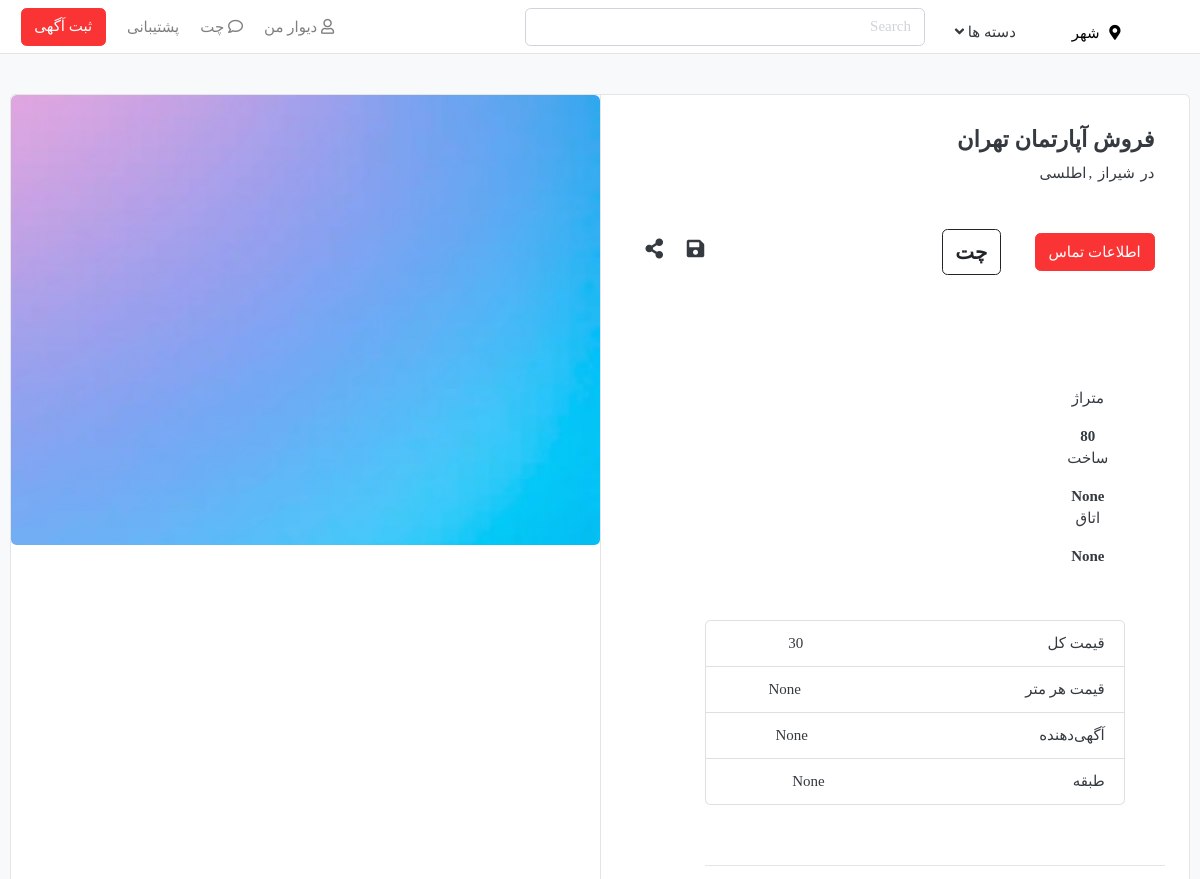
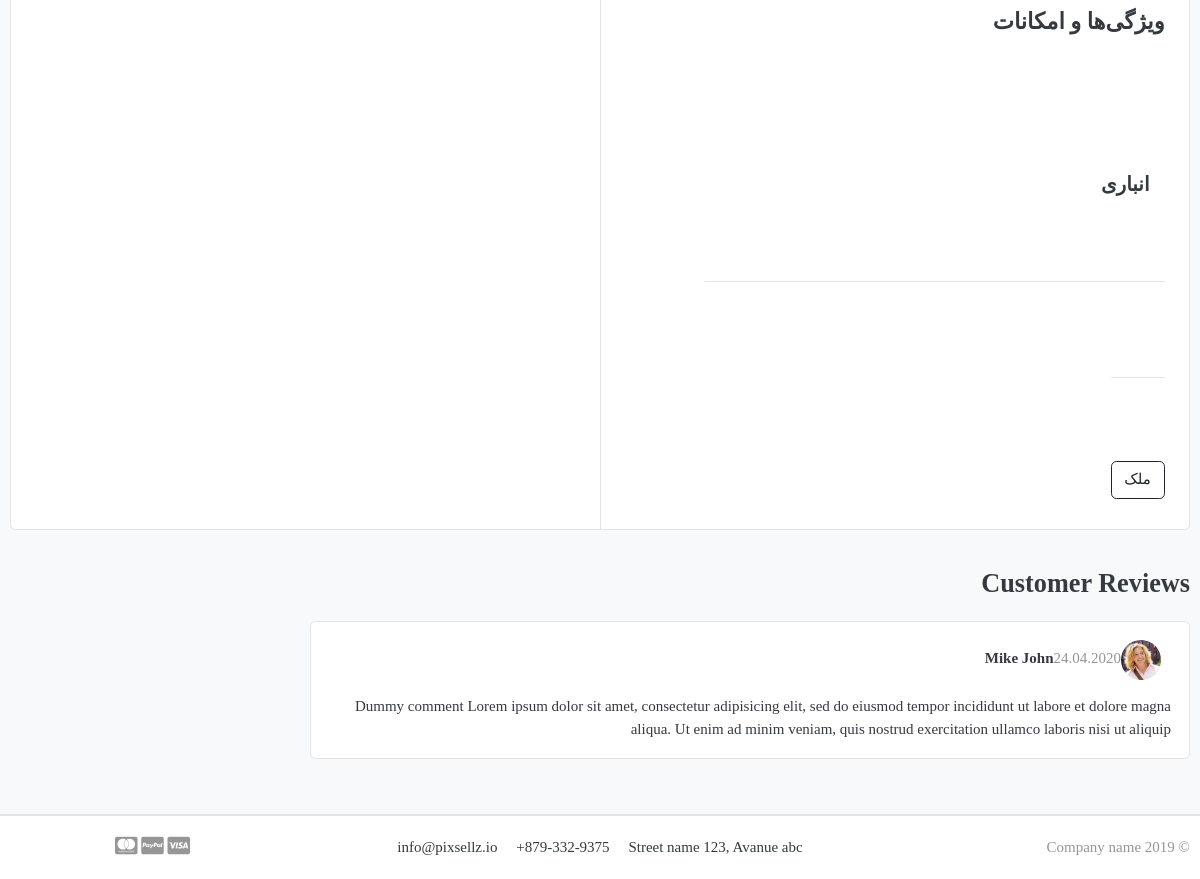
Page /CommericalDetail/37/ on the committed database (2 pictures, top to bottom).
### core/models.py (models this page shows, shortened)
class Commerical(models.Model):
    title=models.CharField(max_length=50)
    tags=models.ManyToManyField(Tag,related_name="tags")
    saved=models.ManyToManyField(SavedCommerical,related_name="saved")
    features=models.ManyToManyField(Feature,related_name="features")
    user=models.ForeignKey(User,on_delete=models.CASCADE,related_name="user",null=True,blank=True)
    ready_to_exchange=models.BooleanField(default=False)
    parent=models.ForeignKey("self",on_delete=models.CASCADE,null=True,blank=True,related_name="+")
    location=models.ForeignKey(Location, on_delete=models.CASCADE,null=True,blank=True)
    smallCity=models.ForeignKey(SmallCity, on_delete=models.CASCADE,null=True,blank=True)
    city=models.ForeignKey(City,on_delete=models.CASCADE,null=True,blank=True)
    meter=models.IntegerField(null=True,blank=True)
    year_of_construction=models.IntegerField(null=True,blank=True)
    rooms=models.IntegerField(null=True,blank=True)
    price=models.IntegerField(null=True,blank=True)
    price_each_meter=models.IntegerField(null=True,blank=True)
    vadieh=models.IntegerField(null=True,blank=True)
    rent=models.IntegerField(null=True,blank=True)
    publisher=models.CharField(max_length=200,null=True,blank=True,choices=PUBLISHER_CHOICES,default="شخصی")
    floor=models.IntegerField(null=True,blank=True)
    detail=models.TextField(max_length=450,null=True,blank=True)
    karkard_mashin=models.IntegerField(null=True,blank=True)
    day_rent_paid=models.IntegerField(null=True,blank=True)
    production_year=models.IntegerField(null=True,blank=True)
    color=models.CharField(max_length=100,null=True,blank=True)
    brand_or_tip=models.CharField(max_length=100,null=True,blank=True)
    brand_or_tip=models.CharField(max_length=100,null=True,blank=True)
    fuel_type=models.CharField(max_length=100,null=True,blank=True,choices=FUEL_CHOICES)
    engin_type=models.CharField(max_length=100,null=True,blank=True,choices=ENGIN_TYPE)
    shasti_type=models.CharField(max_length=100,null=True,blank=True,choices=ENGIN_TYPE)
    body_type=models.CharField(max_length=100,null=True,blank=True,choices=BODY_STATUS)
    insurance_time=models.IntegerField(null=True,blank=True)
    girbox=models.CharField(max_length=100,null=True,blank=True,choices=TRANSMITION_TYPE)
    phone_status=models.CharField(max_length=100,null=True,blank=True,choices=PHONE_STATUS)
    esalat=models.CharField(max_length=100,null=True,blank=True,choices=ORIGINAL_OR_NOT)
    sim_cart_number=models.IntegerField(null=True,blank=True)
    memory_size=models.IntegerField(null=True,blank=True)
    ram_size=models.IntegerField(null=True,blank=True)
    window_size=models.CharField(max_length=100,null=True,blank=True)
    os_typpe=models.CharField(max_length=100,null=True,blank=True)
    game_pad_number=models.IntegerField(null=True,blank=True)
    com_status=models.CharField(max_length=200,null=True,blank=True,choices=COMMERICAL_STATUS,default='عادی')
    created=models.DateTimeField(default=timezone.now)
    updated=models.DateTimeField(auto_now=True)
    @property
    def children(self):
        return Commerical.objects.all().filter(
            parent=self
        )
    @property
    def iranTimeCreated(self):
        return datetime2jalali(self.created)

class City(models.Model):
    name=models.CharField(max_length=200)
    objects=CityManager()

class Location(models.Model):
    name=models.CharField(max_length=200,null=True,blank=True)
    location_nickName=models.CharField(max_length=200,null=True,blank=True)
    city=models.ForeignKey(City, on_delete=models.CASCADE,null=True,blank=True)

class Feature(models.Model):
    name=models.CharField(max_length=200)

class Tag(models.Model):
    tag_name=models.CharField(max_length=200)
    objects=TagManger()

### core/views.py (the view)
# urls.py: path("CommericalDetail/<str:comId>/",views.CommericalDetail.as_view(),name="CommericalDetail"),
class CommericalDetail(View):
    def get(self,request,comId,*args,**kwargs):
        com=get_object_or_404(Commerical,id=comId)
        contex={
            'c':com
        }
        return render(request,"core/CommericalDetail.html",contex)

### core/context_processor.py (called while the page is built, shortened)
def categories(request):
    aaa=request.session.get("city_name2",1)
    ci=City.objects.get(id=int(aaa))
    coms=Commerical.objects.filter(
        parent=None
    )
    cits=City.objects.all().values_list("name")
    comps=[''.join(i) for i in cits]
    city_choosen=request.path.replace("/","")
    flag=False
    if city_choosen in comps:
        flag=True
    return {
        'cats2':coms,
       "flag":flag
    }

def allCities(request):
    p=request.session.get("bb")
    items=request.session.get("min")
    city_to_show=''
    count=0
    c=None
    sm=None
    just_one_city=None
    second_one_city=None
    show_result=None
    if count:
        show_result=count
    else:
        show_result=city_to_show
    alls=City.objects.all()
    x=[]
    for i in alls:
        x.append({
            "name":i.name,
            "minis":[{"name":j.name,"id":j.id} for j in i.smallcity_set.all()],
            "cityId":i.id
        })
    return {
        'all_city':json.dumps(x),
        'cities':alls,
        'show_result':show_result,
        'city_to_send':c,
        'mini_city_to_send':sm ,
        'just_one_city':just_one_city ,
        'second_one_city':second_one_city,
    }

### core/managers.py (called while the page is built)
    def get_queryset(self) :
        return super().get_queryset().prefetch_related("commerical_set").all()

    def get_queryset(self) :
        return super().get_queryset().prefetch_related("tags").all()

### core/templatetags/base_tags.py (called while the page is built, shortened)
@register.filter(expects_localtime=True)
def findTime(value):
        time_to_go=''
        to_irani_now=datetime2jalali(timezone.now())
        return time_to_go

### templates/core/CommericalDetail.html (shortened to what this page needs)
{% extends 'main/base.html' %}
{% block content %}
{% load static %}
{% load humanize %}
{% load mathfilters %}
{% load base_tags %}
<section class="section-content padding-y bg">
	<div class="container">
            <div class="card">
                <div class="row no-gutters">
                    <main class="col-md-6 border-left">
                        <article class="content-body">
                            <h4>{{c.title}}</h4>
                               در
                            <span style="padding:2px">{{c.city.name}}</span>
                            ,<span style="padding:2px">{{c.location.name}}</span>
                            <br>
                            <br>
                            <br>
                            <span>
                                <button class="btn btn-danger">اطلاعات تماس</button>
                            </span>
                            <span style="margin-right:30px;">
                                <button style="font-weight:bold;font-size:20px"  class="btn btn-outline-dark">چت</button>
                            </span>
                            <div style="float:left">
                                <i class="fa fa-save" style="padding:10px;font-size:20px" ></i>
                                <i class="fa fa-share-alt" style="padding:10px;font-size:20px" ></i>
                            </div>
                            <br>
                            <br>
                            <br>
                            <br>
                            <br>
                            <br>
                        <div class="row">
                            {% if c.parent.parent.parent %}
                                    {% if c.parent.parent.parent.title == "املاک" %}
                                            {% if  c.parent.parent.title == "فروش مسکونی" %}
                                                <div class="aparteman frosh">
                                                    <div class="col-md-4 text-center">
                                                        <p>متراژ</p>
                                                        <b>{{c.meter}}</b>
                                                    </div>
                                                    <div class="col-md-4 text-center">
                                                        <p>ساخت</p>
                                                        <b>{{c.year_of_construction}}</b>
                                                    </div>
                                                    <div class="col-md-4 text-center">
                                                        <p>اتاق</p>
                                                        <b>{{c.rooms}}</b>
                                                    </div>
                                                    <br>
                                                    <ul class="list-group" style="margin-top:30px">
                                                        <li class="list-group-item d-flex justify-content-between align-items-center" style="width: 420px;">
                                                            قیمت کل
                                                        <p style="float:left ;margin-right:180px" class="">{{c.price}}</p>
                                                        </li>
                                                        <li class="list-group-item d-flex justify-content-between align-items-center">
                                                             قیمت هر متر
                                                        <p style="float:left ;margin-right:180px" >{{c.price_each_meter}}</p>
                                                        </li>
                                                        <li class="list-group-item d-flex justify-content-between align-items-center">
                                                            آگهی‌دهنده
                                                        <p style="float:left ;margin-right:180px" >{{c.publisher}}</p>
                                                        </li>
                                                        <li class="list-group-item d-flex justify-content-between align-items-center">
                                                            طبقه
                                                        <p style="float:left ;margin-right:180px" >{{c.floor}}</p>
                                                        </li>
                                                    </ul>
                                                    <br><br>
                                                    <hr>
                                                    <h4 style="margin-top:20px">ویژگی‌ها و امکانات</h4>
                                                    <br>
                                                    <br>
                                                    <div style="margin-top:80px">
                                                        {% for f in c.features.all %}
                                                            <span    style="padding: 15px;font-weight:bold;font-size:20px;">{{f.name}}</span>
                                                        {% endfor %}
                                                    </div>
                                                    <br>
                                                    <br>
                                                    <br>
                                                    <hr>
                                                    <div style="margin-top:40px;float:right">
                                                        <hr>
                                                        <br>
                                                        <br>
                                                        <br>
                                                        {% for tag in c.tags.all %}
                                                            <span style="font-weight:bold;font-size:20px;">
                                                                <button class="btn btn-outline-dark" >{{tag.tag_name}}</button>
                                                            </span>
                                                        {% endfor %}
                                                    </div>
                                                </div>
                                            {% endif %}
                                    {% endif %}
                            {% endif %}
                        </div>
                        </article>
                    </main>
                    <aside class="col-md-6">
                        <article class="gallery-wrap">
                            <div class="img-big-wrap">
                                <a href="#"><img src="{% static 'images/banners/1.jpg' %}"></a>
                            </div>
                        </article>
                    </aside>
                </div>
            </div>
	        <br>
            <div class="row">
                <div class="col-md-9">
                    <header class="section-heading">
                        <h3>Customer Reviews </h3>
                    </header>
                    <article class="box mb-3">
                        <div class="icontext w-100">
                            <img src="./images/avatars/avatar1.jpg" class="img-xs icon rounded-circle">
                            <div class="text">
                                <span class="date text-muted float-md-right">24.04.2020 </span>
                                <h6 class="mb-1">Mike John </h6>
                            </div>
                        </div>
                        <div class="mt-3">
                            <p>
                                Dummy comment Lorem ipsum dolor sit amet, consectetur adipisicing elit, sed do eiusmod
                                tempor incididunt ut labore et dolore magna aliqua. Ut enim ad minim veniam,
                                quis nostrud exercitation ullamco laboris nisi ut aliquip
                            </p>
                        </div>
                    </article>
                </div>
            </div>
	</div>
</section>
{% endblock content %}

### static/css/ui.css (style rules this page uses)
html { font-family: "Inter", sans-serif; font-size: 15px; }
.content-body { flex: 1 1 auto; padding: 2rem 2.3rem; }
.img-xs, .img-sm, .img-md, .img-lg { -o-object-fit: cover; object-fit: cover; flex-shrink: 0; flex-grow: 0; }
.img-xs { width: 40px; height: 40px; }
.padding-y { padding-top: 40px; padding-bottom: 40px; }
article:after, .form-group:after { display: block; clear: both; content: ""; }
.bg { background-color: #f8f9fa; }
.section-heading { margin-bottom: 20px; margin-top: 15px; }
p:last-child { margin-bottom: 0; }
[class*=list-] li:after { visibility: hidden; display: block; content: ""; overflow: hidden; height: 0; clear: both; }
.icontext { display: inline-flex; align-items: center; vertical-align: middle; }
.icontext .text { width: 100%; line-height: 1.2; }
.icontext .icon { position: relative; margin-right: 10px; flex-shrink: 0; flex-grow: 0; }
.box { padding: 18px; background: #fff; border-radius: 0.37rem; border: 1px solid #e4e4e4; }
.box img { max-width: 100%; }
.gallery-wrap .img-big-wrap { margin-bottom: 10px; border-radius: 0.37rem; overflow: hidden; background-color: #fff; }
.gallery-wrap .img-big-wrap a { text-align: center; display: block; }
.gallery-wrap .img-big-wrap img { height: 450px; width: auto; display: inline-block; }

### static/css/rtl.css (style rules this page uses)
body { direction: rtl !important; text-align: right !important; font-family: Sahel !important; }

### templates/main/base.html (style rules this page uses)
body { font-family: ; }

### rows in the picture
Commerical: title "فروش آپارتمان تهران", city.name "شیراز", location.name "اطلسی", meter "80", year_of_construction "None", rooms "None", price "30", price_each_meter "None", publisher "None", floor "None"
Feature: name "انباری"
Tag: tag_name "ملک"
